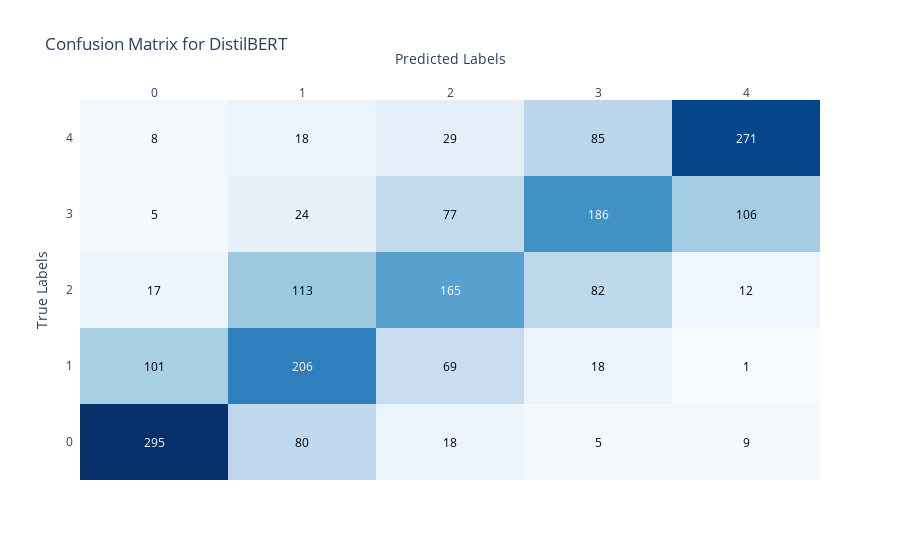
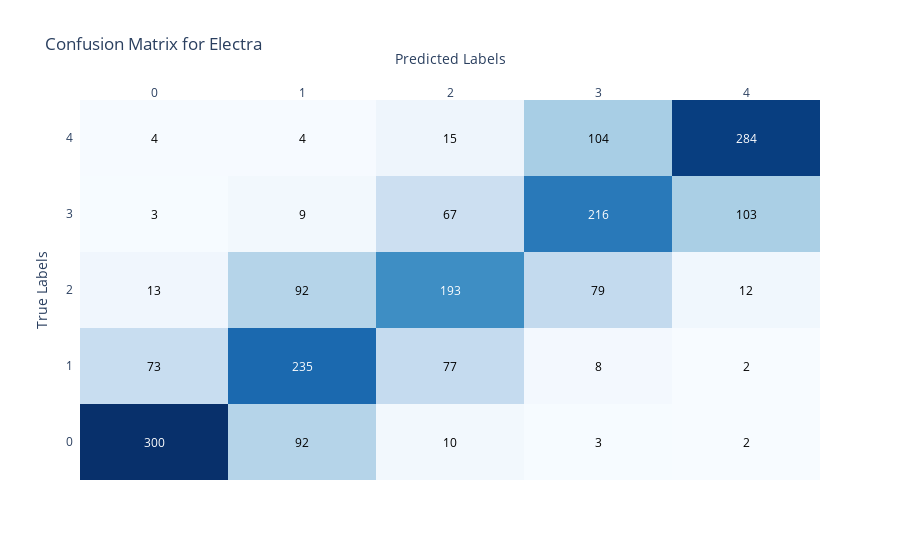
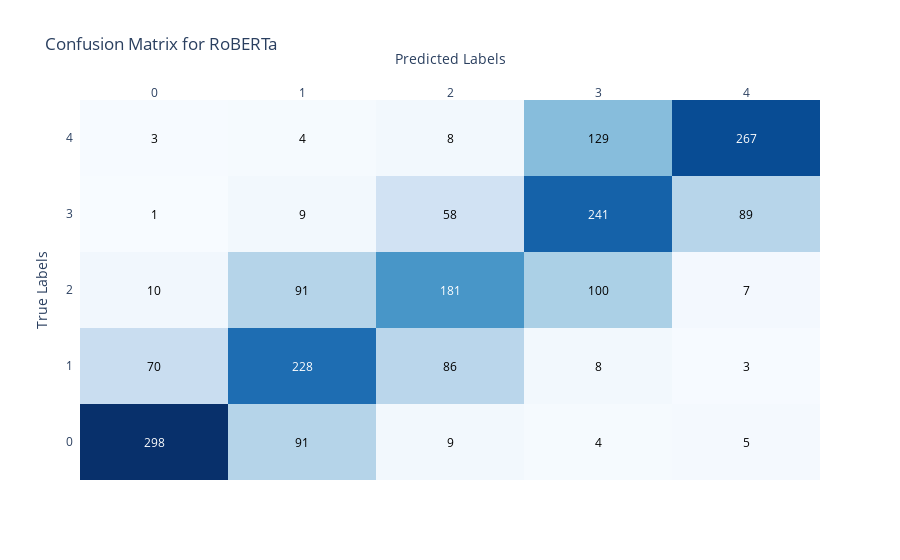
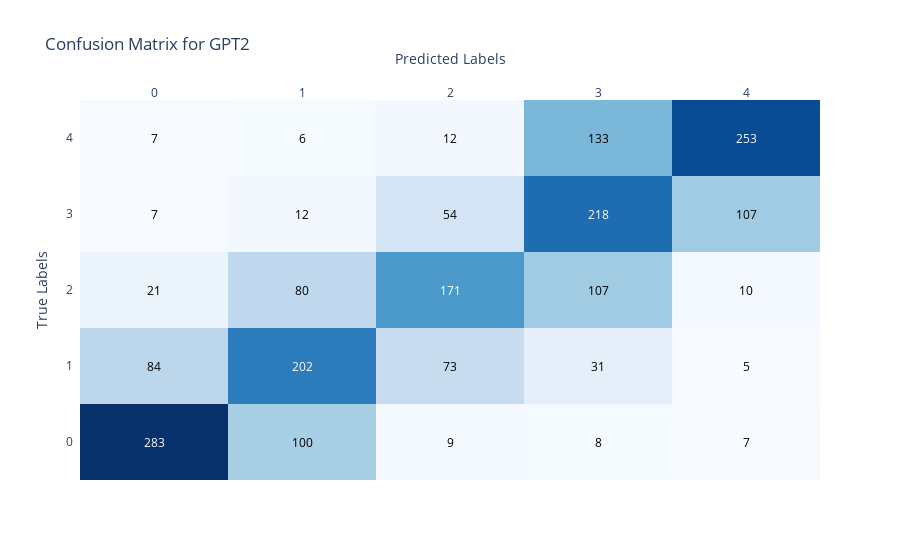

The notebook cell these images were saved under, in order:
### Markdown cell above
These functions handle the complete process of training, evaluating, saving, loading, and optimizing models for sentiment analysis, ensuring that the best model is identified based on performance metrics.

### Code cell
def train_model(model_name, train_df, learning_rate=5e-5, batch_size=8, num_epochs=3, use_early_stopping=False, weight_decay=0.01, gradient_accumulation_steps=4, mode='standard'):
    """
    Trains a sentiment classification model.

    Args:
        model_name (str): The name of the model to be trained.
        train_df (pd.DataFrame): The training dataframe containing 'text' and 'label' columns.
        learning_rate (float): The learning rate for training. Default is 5e-5.
        batch_size (int): The batch size for training and evaluation. Default is 8.
        num_epochs (int): Number of training epochs. Default is 3.
        use_early_stopping (bool): Whether to use early stopping. Default is False.
        weight_decay (float): Weight decay to apply during training. Default is 0.01.
        gradient_accumulation_steps (int): Number of gradient accumulation steps. Default is 4.

    Returns:
        model: The trained model.
        tokenizer: The tokenizer used for the model.
        eval_results: Evaluation results of the model.
    """
    logger.info(f"Training model: {model_name}")

    # Load the tokenizer and model class based on the model name
    tokenizer = AutoTokenizer.from_pretrained(model_names[model_name][0])
    model_class = model_names[model_name][1]
    model = model_class.from_pretrained(model_names[model_name][0], num_labels=5)

    # Add an identifier to the model config
    model.config.model_id = f"{model_name}_trained"

    # Check if pad_token is set, if not set it to the eos_token
    if tokenizer.pad_token is None:
        tokenizer.pad_token = tokenizer.eos_token
        model.config.pad_token_id = tokenizer.eos_token_id

    # Ensure the model config has a pad_token_id
    if model.config.pad_token_id is None:
        model.config.pad_token_id = tokenizer.pad_token_id

    # Preprocess data and split into training and validation sets
    train_texts, val_texts, train_labels, val_labels = train_test_split(
        train_df['text'].tolist(), train_df['label'].tolist(), test_size=0.2, random_state=42, stratify=train_df['label'].tolist())

    # Function to validate labels (ensure they are in the correct format)
    validate_labels(train_labels)
    validate_labels(val_labels)

    # Tokenize the texts with truncation to ensure sequences are no longer than 512 tokens
    train_encodings = tokenizer(train_texts, truncation=True, padding=True, max_length=512)
    val_encodings = tokenizer(val_texts, truncation=True, padding=True, max_length=512)

    # Create custom datasets for training and validation
    train_dataset = SentimentDataset(train_encodings, train_labels)
    val_dataset = SentimentDataset(val_encodings, val_labels)

    # Get the current timestamp
    timestamp = str(time.time())

    # Generate a SHA-256 hash from the timestamp
    hash_object = hashlib.sha256(timestamp.encode())
    hash_hex = hash_object.hexdigest()

    # Set up training arguments
    training_args = TrainingArguments(
        output_dir=f'./results/{mode}/{model_name}_{hash_hex}',
        num_train_epochs=num_epochs,
        per_device_train_batch_size=batch_size,
        per_device_eval_batch_size=batch_size,
        warmup_steps=500,
        weight_decay=weight_decay,
        logging_dir='./logs',
        logging_steps=10,
        eval_strategy="epoch",
        save_strategy="epoch",  # Set save strategy to match evaluation strategy
        learning_rate=learning_rate,
        load_best_model_at_end=use_early_stopping,
        metric_for_best_model="eval_f1",
        greater_is_better=True,
        gradient_accumulation_steps=gradient_accumulation_steps
    )

    # Initialize DataCollatorWithPadding to ensure uniform batch lengths by padding sequences to the length of the longest sequence in each batch
    data_collator = DataCollatorWithPadding(tokenizer)

    # Setup early stopping if specified
    callbacks = [EarlyStoppingCallback(early_stopping_patience=3)] if use_early_stopping else []

    # Initialize the Trainer with the model, training arguments, datasets, and data collator
    trainer = Trainer(
        model=model,
        args=training_args,
        train_dataset=train_dataset,
        eval_dataset=val_dataset,
        data_collator=data_collator,
        compute_metrics=compute_metrics,
        callbacks=callbacks
    )

    # Start training
    logger.info(f"Starting training for {model_name}")
    trainer.train()

    # Evaluate the model
    logger.info(f"Evaluating model {model_name}")
    eval_results = trainer.evaluate()

    # Get predictions
    predictions = trainer.predict(val_dataset)

    # Save the model and tokenizer
    logger.info(f"Saving model {model_name}")
    model.save_pretrained(f"./models/{mode}/{model_name}")
    tokenizer.save_pretrained(f"./models/{mode}/{model_name}")

    # Save evaluation results
    eval_results['predictions'] = predictions.predictions.tolist()  # Convert to list for serialization
    eval_results['labels'] = val_labels  # Add true labels for confusion matrix generation
    with open(f"./models/{mode}/{model_name}/eval_results.json", "w") as f:
        json.dump(eval_results, f)

    # Remove the 'predictions' and 'labels' key for logging
    eval_results_to_log = {k: v for k, v in eval_results.items() if k not in ['predictions', 'labels']}

    # Convert eval results to DataFrame for better visualization
    eval_results_df = pd.DataFrame(eval_results_to_log, index=[0])

    logger.info(f"Evaluation results for {model_name}:")
    print(eval_results_df)

    # Plot confusion matrix
    predictions = np.argmax(np.array(eval_results['predictions']), axis=1)
    plot_confusion_matrix(eval_results['labels'], predictions, model_name)

    # Log classification report
    report = classification_report(eval_results['labels'], predictions, target_names=[str(i) for i in range(5)])
    logger.info(f"Classification report for {model_name}:\n{report}")

    return model, tokenizer, eval_results

def load_model(model_name, mode):
    tokenizer = AutoTokenizer.from_pretrained(f"./models/{mode}/{model_name}")
    model_class = model_names[model_name][1]
    model = model_class.from_pretrained(f"./models/{mode}/{model_name}")

    # Check for the identifier to ensure the correct model is loaded
    if mode != 'standard':
        assert model.config.model_id == f'{model_name}_{mode}', f"Model ID mismatch: expected {model_name}, found {model.config.model_id}"

    # Load evaluation results
    with open(f"./models/{mode}/{model_name}/eval_results.json", "r") as f:
        eval_results = json.load(f)
    
    # Remove the 'predictions' and 'labels' key for logging
    eval_results_to_log = {k: v for k, v in eval_results.items() if k not in ['predictions', 'labels']}
    
    # Convert eval results to DataFrame for better visualization
    eval_results_df = pd.DataFrame(eval_results_to_log, index=[0])

    logger.info(f"Loaded evaluation results for {model_name}:")
    print(eval_results_df)
    
    # Plot confusion matrix
    predictions = np.argmax(np.array(eval_results['predictions']), axis=1)
    plot_confusion_matrix(eval_results['labels'], predictions, model_name)
    
    # Log classification report
    report = classification_report(eval_results['labels'], predictions, target_names=[str(i) for i in range(5)])
    logger.info(f"Classification report for {model_name}:\n{report}")
    
    return model, tokenizer, eval_results

# Initial training and evaluation
mode = 'standard'
models = {}
results = {}
for model_name in model_names.keys():
    model_dir = f"./models/{mode}/{model_name}"
    if os.path.exists(model_dir):
        logger.info(f"Loading existing model: {model_name}")
        model, tokenizer, eval_results = load_model(model_name, mode)
        if 'eval_f1' not in eval_results:
            logger.info(f"Re-evaluating model: {model_name} to include 'eval_f1' metric.")
            torch.cuda.empty_cache()
            model, tokenizer, eval_results = train_model(model_name, train_df)
    else:
        # Clear CUDA cache before training each model
        torch.cuda.empty_cache()
        model, tokenizer, eval_results = train_model(model_name, train_df)
    models[model_name] = (model, tokenizer)
    results[model_name] = eval_results

if not results:
    logger.info("No models were trained. Exiting.")
    exit()

# Verify that eval_f1 score is in results
for model_name, eval_results in results.items():
    if 'eval_f1' not in eval_results:
        raise KeyError(f"Model {model_name} evaluation results do not contain 'eval_f1' metric.")

# Select the best model based on eval_f1 score
model_name = max(results, key=lambda k: results[k]['eval_f1'])
logger.info(f"Best model: {model_name} with F1 score: {results[model_name]['eval_f1']}")

### Figure 1 — Plotly figure (JSON) as saved in the notebook; plotly's stock layout.template omitted (floating-point values rounded to 4 significant figures)
{"data": [{"colorscale": [[0, "rgb(247,251,255)"], [0.125, "rgb(222,235,247)"], [0.25, "rgb(198,219,239)"], [0.375, "rgb(158,202,225)"], [0.5, "rgb(107,174,214)"], [0.625, "rgb(66,146,198)"], [0.75, "rgb(33,113,181)"], [0.875, "rgb(8,81,156)"], [1, "rgb(8,48,107)"]], "reversescale": false, "showscale": false, "type": "heatmap", "x": ["0", "1", "2", "3", "4"], "y": ["0", "1", "2", "3", "4"], "z": [[295, 80, 18, 5, 9], [101, 206, 69, 18, 1], [17, 113, 165, 82, 12], [5, 24, 77, 186, 106], [8, 18, 29, 85, 271]]}], "layout": {"annotations": [{"font": {"color": "#FFFFFF"}, "showarrow": false, "text": "295", "x": "0", "xref": "x", "y": "0", "yref": "y"}, {"font": {"color": "#000000"}, "showarrow": false, "text": "80", "x": "1", "xref": "x", "y": "0", "yref": "y"}, {"font": {"color": "#000000"}, "showarrow": false, "text": "18", "x": "2", "xref": "x", "y": "0", "yref": "y"}, {"font": {"color": "#000000"}, "showarrow": false, "text": "5", "x": "3", "xref": "x", "y": "0", "yref": "y"}, {"font": {"color": "#000000"}, "showarrow": false, "text": "9", "x": "4", "xref": "x", "y": "0", "yref": "y"}, {"font": {"color": "#000000"}, "showarrow": false, "text": "101", "x": "0", "xref": "x", "y": "1", "yref": "y"}, {"font": {"color": "#FFFFFF"}, "showarrow": false, "text": "206", "x": "1", "xref": "x", "y": "1", "yref": "y"}, {"font": {"color": "#000000"}, "showarrow": false, "text": "69", "x": "2", "xref": "x", "y": "1", "yref": "y"}, {"font": {"color": "#000000"}, "showarrow": false, "text": "18", "x": "3", "xref": "x", "y": "1", "yref": "y"}, {"font": {"color": "#000000"}, "showarrow": false, "text": "1", "x": "4", "xref": "x", "y": "1", "yref": "y"}, {"font": {"color": "#000000"}, "showarrow": false, "text": "17", "x": "0", "xref": "x", "y": "2", "yref": "y"}, {"font": {"color": "#000000"}, "showarrow": false, "text": "113", "x": "1", "xref": "x", "y": "2", "yref": "y"}, {"font": {"color": "#FFFFFF"}, "showarrow": false, "text": "165", "x": "2", "xref": "x", "y": "2", "yref": "y"}, {"font": {"color": "#000000"}, "showarrow": false, "text": "82", "x": "3", "xref": "x", "y": "2", "yref": "y"}, {"font": {"color": "#000000"}, "showarrow": false, "text": "12", "x": "4", "xref": "x", "y": "2", "yref": "y"}, {"font": {"color": "#000000"}, "showarrow": false, "text": "5", "x": "0", "xref": "x", "y": "3", "yref": "y"}, {"font": {"color": "#000000"}, "showarrow": false, "text": "24", "x": "1", "xref": "x", "y": "3", "yref": "y"}, {"font": {"color": "#000000"}, "showarrow": false, "text": "77", "x": "2", "xref": "x", "y": "3", "yref": "y"}, {"font": {"color": "#FFFFFF"}, "showarrow": false, "text": "186", "x": "3", "xref": "x", "y": "3", "yref": "y"}, {"font": {"color": "#000000"}, "showarrow": false, "text": "106", "x": "4", "xref": "x", "y": "3", "yref": "y"}, {"font": {"color": "#000000"}, "showarrow": false, "text": "8", "x": "0", "xref": "x", "y": "4", "yref": "y"}, {"font": {"color": "#000000"}, "showarrow": false, "text": "18", "x": "1", "xref": "x", "y": "4", "yref": "y"}, {"font": {"color": "#000000"}, "showarrow": false, "text": "29", "x": "2", "xref": "x", "y": "4", "yref": "y"}, {"font": {"color": "#000000"}, "showarrow": false, "text": "85", "x": "3", "xref": "x", "y": "4", "yref": "y"}, {"font": {"color": "#FFFFFF"}, "showarrow": false, "text": "271", "x": "4", "xref": "x", "y": "4", "yref": "y"}], "title": {"text": "Confusion Matrix for DistilBERT"}, "xaxis": {"dtick": 1, "gridcolor": "rgb(0, 0, 0)", "side": "top", "ticks": "", "title": {"text": "Predicted Labels"}}, "yaxis": {"dtick": 1, "ticks": "", "ticksuffix": "  ", "title": {"text": "True Labels"}}}}

### Figure 2 — Plotly figure (JSON) as saved in the notebook; plotly's stock layout.template omitted (floating-point values rounded to 4 significant figures)
{"data": [{"colorscale": [[0, "rgb(247,251,255)"], [0.125, "rgb(222,235,247)"], [0.25, "rgb(198,219,239)"], [0.375, "rgb(158,202,225)"], [0.5, "rgb(107,174,214)"], [0.625, "rgb(66,146,198)"], [0.75, "rgb(33,113,181)"], [0.875, "rgb(8,81,156)"], [1, "rgb(8,48,107)"]], "reversescale": false, "showscale": false, "type": "heatmap", "x": ["0", "1", "2", "3", "4"], "y": ["0", "1", "2", "3", "4"], "z": [[300, 92, 10, 3, 2], [73, 235, 77, 8, 2], [13, 92, 193, 79, 12], [3, 9, 67, 216, 103], [4, 4, 15, 104, 284]]}], "layout": {"annotations": [{"font": {"color": "#FFFFFF"}, "showarrow": false, "text": "300", "x": "0", "xref": "x", "y": "0", "yref": "y"}, {"font": {"color": "#000000"}, "showarrow": false, "text": "92", "x": "1", "xref": "x", "y": "0", "yref": "y"}, {"font": {"color": "#000000"}, "showarrow": false, "text": "10", "x": "2", "xref": "x", "y": "0", "yref": "y"}, {"font": {"color": "#000000"}, "showarrow": false, "text": "3", "x": "3", "xref": "x", "y": "0", "yref": "y"}, {"font": {"color": "#000000"}, "showarrow": false, "text": "2", "x": "4", "xref": "x", "y": "0", "yref": "y"}, {"font": {"color": "#000000"}, "showarrow": false, "text": "73", "x": "0", "xref": "x", "y": "1", "yref": "y"}, {"font": {"color": "#FFFFFF"}, "showarrow": false, "text": "235", "x": "1", "xref": "x", "y": "1", "yref": "y"}, {"font": {"color": "#000000"}, "showarrow": false, "text": "77", "x": "2", "xref": "x", "y": "1", "yref": "y"}, {"font": {"color": "#000000"}, "showarrow": false, "text": "8", "x": "3", "xref": "x", "y": "1", "yref": "y"}, {"font": {"color": "#000000"}, "showarrow": false, "text": "2", "x": "4", "xref": "x", "y": "1", "yref": "y"}, {"font": {"color": "#000000"}, "showarrow": false, "text": "13", "x": "0", "xref": "x", "y": "2", "yref": "y"}, {"font": {"color": "#000000"}, "showarrow": false, "text": "92", "x": "1", "xref": "x", "y": "2", "yref": "y"}, {"font": {"color": "#FFFFFF"}, "showarrow": false, "text": "193", "x": "2", "xref": "x", "y": "2", "yref": "y"}, {"font": {"color": "#000000"}, "showarrow": false, "text": "79", "x": "3", "xref": "x", "y": "2", "yref": "y"}, {"font": {"color": "#000000"}, "showarrow": false, "text": "12", "x": "4", "xref": "x", "y": "2", "yref": "y"}, {"font": {"color": "#000000"}, "showarrow": false, "text": "3", "x": "0", "xref": "x", "y": "3", "yref": "y"}, {"font": {"color": "#000000"}, "showarrow": false, "text": "9", "x": "1", "xref": "x", "y": "3", "yref": "y"}, {"font": {"color": "#000000"}, "showarrow": false, "text": "67", "x": "2", "xref": "x", "y": "3", "yref": "y"}, {"font": {"color": "#FFFFFF"}, "showarrow": false, "text": "216", "x": "3", "xref": "x", "y": "3", "yref": "y"}, {"font": {"color": "#000000"}, "showarrow": false, "text": "103", "x": "4", "xref": "x", "y": "3", "yref": "y"}, {"font": {"color": "#000000"}, "showarrow": false, "text": "4", "x": "0", "xref": "x", "y": "4", "yref": "y"}, {"font": {"color": "#000000"}, "showarrow": false, "text": "4", "x": "1", "xref": "x", "y": "4", "yref": "y"}, {"font": {"color": "#000000"}, "showarrow": false, "text": "15", "x": "2", "xref": "x", "y": "4", "yref": "y"}, {"font": {"color": "#000000"}, "showarrow": false, "text": "104", "x": "3", "xref": "x", "y": "4", "yref": "y"}, {"font": {"color": "#FFFFFF"}, "showarrow": false, "text": "284", "x": "4", "xref": "x", "y": "4", "yref": "y"}], "title": {"text": "Confusion Matrix for Electra"}, "xaxis": {"dtick": 1, "gridcolor": "rgb(0, 0, 0)", "side": "top", "ticks": "", "title": {"text": "Predicted Labels"}}, "yaxis": {"dtick": 1, "ticks": "", "ticksuffix": "  ", "title": {"text": "True Labels"}}}}

### Figure 3 — Plotly figure (JSON) as saved in the notebook; plotly's stock layout.template omitted (floating-point values rounded to 4 significant figures)
{"data": [{"colorscale": [[0, "rgb(247,251,255)"], [0.125, "rgb(222,235,247)"], [0.25, "rgb(198,219,239)"], [0.375, "rgb(158,202,225)"], [0.5, "rgb(107,174,214)"], [0.625, "rgb(66,146,198)"], [0.75, "rgb(33,113,181)"], [0.875, "rgb(8,81,156)"], [1, "rgb(8,48,107)"]], "reversescale": false, "showscale": false, "type": "heatmap", "x": ["0", "1", "2", "3", "4"], "y": ["0", "1", "2", "3", "4"], "z": [[298, 91, 9, 4, 5], [70, 228, 86, 8, 3], [10, 91, 181, 100, 7], [1, 9, 58, 241, 89], [3, 4, 8, 129, 267]]}], "layout": {"annotations": [{"font": {"color": "#FFFFFF"}, "showarrow": false, "text": "298", "x": "0", "xref": "x", "y": "0", "yref": "y"}, {"font": {"color": "#000000"}, "showarrow": false, "text": "91", "x": "1", "xref": "x", "y": "0", "yref": "y"}, {"font": {"color": "#000000"}, "showarrow": false, "text": "9", "x": "2", "xref": "x", "y": "0", "yref": "y"}, {"font": {"color": "#000000"}, "showarrow": false, "text": "4", "x": "3", "xref": "x", "y": "0", "yref": "y"}, {"font": {"color": "#000000"}, "showarrow": false, "text": "5", "x": "4", "xref": "x", "y": "0", "yref": "y"}, {"font": {"color": "#000000"}, "showarrow": false, "text": "70", "x": "0", "xref": "x", "y": "1", "yref": "y"}, {"font": {"color": "#FFFFFF"}, "showarrow": false, "text": "228", "x": "1", "xref": "x", "y": "1", "yref": "y"}, {"font": {"color": "#000000"}, "showarrow": false, "text": "86", "x": "2", "xref": "x", "y": "1", "yref": "y"}, {"font": {"color": "#000000"}, "showarrow": false, "text": "8", "x": "3", "xref": "x", "y": "1", "yref": "y"}, {"font": {"color": "#000000"}, "showarrow": false, "text": "3", "x": "4", "xref": "x", "y": "1", "yref": "y"}, {"font": {"color": "#000000"}, "showarrow": false, "text": "10", "x": "0", "xref": "x", "y": "2", "yref": "y"}, {"font": {"color": "#000000"}, "showarrow": false, "text": "91", "x": "1", "xref": "x", "y": "2", "yref": "y"}, {"font": {"color": "#FFFFFF"}, "showarrow": false, "text": "181", "x": "2", "xref": "x", "y": "2", "yref": "y"}, {"font": {"color": "#000000"}, "showarrow": false, "text": "100", "x": "3", "xref": "x", "y": "2", "yref": "y"}, {"font": {"color": "#000000"}, "showarrow": false, "text": "7", "x": "4", "xref": "x", "y": "2", "yref": "y"}, {"font": {"color": "#000000"}, "showarrow": false, "text": "1", "x": "0", "xref": "x", "y": "3", "yref": "y"}, {"font": {"color": "#000000"}, "showarrow": false, "text": "9", "x": "1", "xref": "x", "y": "3", "yref": "y"}, {"font": {"color": "#000000"}, "showarrow": false, "text": "58", "x": "2", "xref": "x", "y": "3", "yref": "y"}, {"font": {"color": "#FFFFFF"}, "showarrow": false, "text": "241", "x": "3", "xref": "x", "y": "3", "yref": "y"}, {"font": {"color": "#000000"}, "showarrow": false, "text": "89", "x": "4", "xref": "x", "y": "3", "yref": "y"}, {"font": {"color": "#000000"}, "showarrow": false, "text": "3", "x": "0", "xref": "x", "y": "4", "yref": "y"}, {"font": {"color": "#000000"}, "showarrow": false, "text": "4", "x": "1", "xref": "x", "y": "4", "yref": "y"}, {"font": {"color": "#000000"}, "showarrow": false, "text": "8", "x": "2", "xref": "x", "y": "4", "yref": "y"}, {"font": {"color": "#000000"}, "showarrow": false, "text": "129", "x": "3", "xref": "x", "y": "4", "yref": "y"}, {"font": {"color": "#FFFFFF"}, "showarrow": false, "text": "267", "x": "4", "xref": "x", "y": "4", "yref": "y"}], "title": {"text": "Confusion Matrix for RoBERTa"}, "xaxis": {"dtick": 1, "gridcolor": "rgb(0, 0, 0)", "side": "top", "ticks": "", "title": {"text": "Predicted Labels"}}, "yaxis": {"dtick": 1, "ticks": "", "ticksuffix": "  ", "title": {"text": "True Labels"}}}}

### Figure 4 — Plotly figure (JSON) as saved in the notebook; plotly's stock layout.template omitted (floating-point values rounded to 4 significant figures)
{"data": [{"colorscale": [[0, "rgb(247,251,255)"], [0.125, "rgb(222,235,247)"], [0.25, "rgb(198,219,239)"], [0.375, "rgb(158,202,225)"], [0.5, "rgb(107,174,214)"], [0.625, "rgb(66,146,198)"], [0.75, "rgb(33,113,181)"], [0.875, "rgb(8,81,156)"], [1, "rgb(8,48,107)"]], "reversescale": false, "showscale": false, "type": "heatmap", "x": ["0", "1", "2", "3", "4"], "y": ["0", "1", "2", "3", "4"], "z": [[283, 100, 9, 8, 7], [84, 202, 73, 31, 5], [21, 80, 171, 107, 10], [7, 12, 54, 218, 107], [7, 6, 12, 133, 253]]}], "layout": {"annotations": [{"font": {"color": "#FFFFFF"}, "showarrow": false, "text": "283", "x": "0", "xref": "x", "y": "0", "yref": "y"}, {"font": {"color": "#000000"}, "showarrow": false, "text": "100", "x": "1", "xref": "x", "y": "0", "yref": "y"}, {"font": {"color": "#000000"}, "showarrow": false, "text": "9", "x": "2", "xref": "x", "y": "0", "yref": "y"}, {"font": {"color": "#000000"}, "showarrow": false, "text": "8", "x": "3", "xref": "x", "y": "0", "yref": "y"}, {"font": {"color": "#000000"}, "showarrow": false, "text": "7", "x": "4", "xref": "x", "y": "0", "yref": "y"}, {"font": {"color": "#000000"}, "showarrow": false, "text": "84", "x": "0", "xref": "x", "y": "1", "yref": "y"}, {"font": {"color": "#FFFFFF"}, "showarrow": false, "text": "202", "x": "1", "xref": "x", "y": "1", "yref": "y"}, {"font": {"color": "#000000"}, "showarrow": false, "text": "73", "x": "2", "xref": "x", "y": "1", "yref": "y"}, {"font": {"color": "#000000"}, "showarrow": false, "text": "31", "x": "3", "xref": "x", "y": "1", "yref": "y"}, {"font": {"color": "#000000"}, "showarrow": false, "text": "5", "x": "4", "xref": "x", "y": "1", "yref": "y"}, {"font": {"color": "#000000"}, "showarrow": false, "text": "21", "x": "0", "xref": "x", "y": "2", "yref": "y"}, {"font": {"color": "#000000"}, "showarrow": false, "text": "80", "x": "1", "xref": "x", "y": "2", "yref": "y"}, {"font": {"color": "#FFFFFF"}, "showarrow": false, "text": "171", "x": "2", "xref": "x", "y": "2", "yref": "y"}, {"font": {"color": "#000000"}, "showarrow": false, "text": "107", "x": "3", "xref": "x", "y": "2", "yref": "y"}, {"font": {"color": "#000000"}, "showarrow": false, "text": "10", "x": "4", "xref": "x", "y": "2", "yref": "y"}, {"font": {"color": "#000000"}, "showarrow": false, "text": "7", "x": "0", "xref": "x", "y": "3", "yref": "y"}, {"font": {"color": "#000000"}, "showarrow": false, "text": "12", "x": "1", "xref": "x", "y": "3", "yref": "y"}, {"font": {"color": "#000000"}, "showarrow": false, "text": "54", "x": "2", "xref": "x", "y": "3", "yref": "y"}, {"font": {"color": "#FFFFFF"}, "showarrow": false, "text": "218", "x": "3", "xref": "x", "y": "3", "yref": "y"}, {"font": {"color": "#000000"}, "showarrow": false, "text": "107", "x": "4", "xref": "x", "y": "3", "yref": "y"}, {"font": {"color": "#000000"}, "showarrow": false, "text": "7", "x": "0", "xref": "x", "y": "4", "yref": "y"}, {"font": {"color": "#000000"}, "showarrow": false, "text": "6", "x": "1", "xref": "x", "y": "4", "yref": "y"}, {"font": {"color": "#000000"}, "showarrow": false, "text": "12", "x": "2", "xref": "x", "y": "4", "yref": "y"}, {"font": {"color": "#000000"}, "showarrow": false, "text": "133", "x": "3", "xref": "x", "y": "4", "yref": "y"}, {"font": {"color": "#FFFFFF"}, "showarrow": false, "text": "253", "x": "4", "xref": "x", "y": "4", "yref": "y"}], "title": {"text": "Confusion Matrix for GPT2"}, "xaxis": {"dtick": 1, "gridcolor": "rgb(0, 0, 0)", "side": "top", "ticks": "", "title": {"text": "Predicted Labels"}}, "yaxis": {"dtick": 1, "ticks": "", "ticksuffix": "  ", "title": {"text": "True Labels"}}}}
